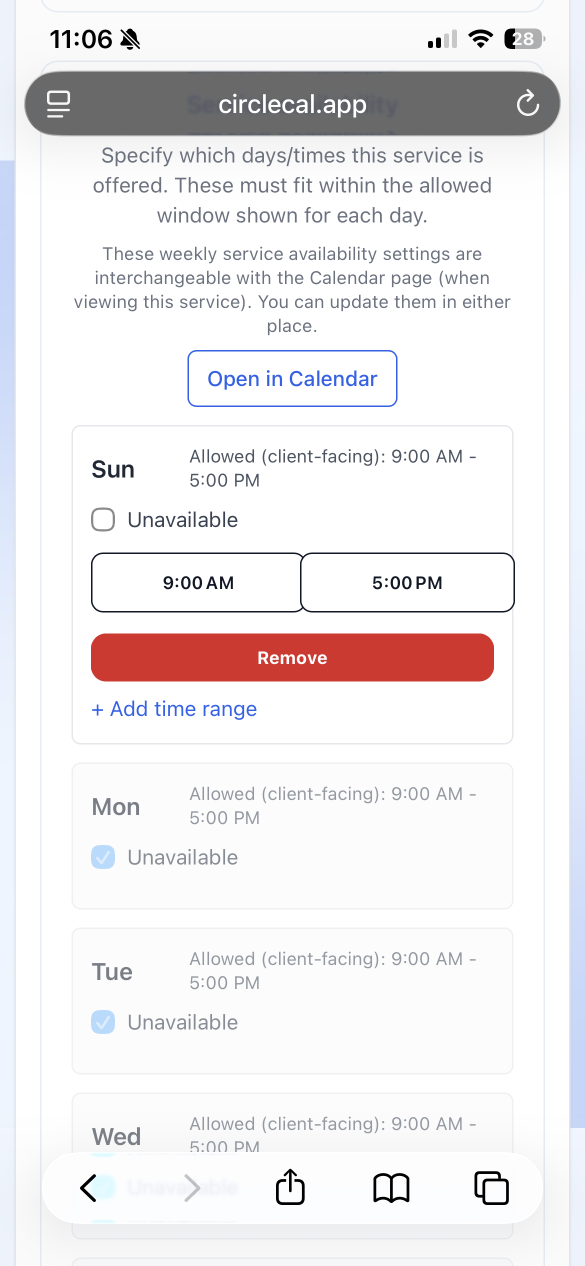
#> input picture circlecalproject/IMG_2549.PNG, 1170 x 2532 px (shown at 1/2 size)
$ python generate_play_feature_graphic.py --in ../IMG_2549.PNG
#> lines starting #> are read from the running program, lines starting #| are printed output that depends on the picture
"""Generate a Google Play Store feature graphic (1024x500) from the app icon.

Google Play requirements (high level):
- 1024 x 500 px
- PNG or JPG
- No transparency (no alpha channel)

This script creates a simple, compliant graphic: white background with the icon
centered and scaled to fit.

Usage:
  D:/CircleCal/.venv/Scripts/python.exe circlecalproject/scripts/generate_play_feature_graphic.py

Optional:
  --in  <path>   Input icon path (default: mobile/assets/appicon.png)
  --out <path>   Output path (default: mobile/assets/google-play-feature-graphic-1024x500.png)
  --bg  <hex>    Background color (default: FFFFFF)
  --margin <px>  Margin around the icon (default: 60)
"""

from __future__ import annotations

import argparse
import os
from pathlib import Path

from PIL import Image


DEFAULT_IN = Path("mobile/assets/appicon.png")
DEFAULT_OUT = Path("mobile/assets/google-play-feature-graphic-1024x500.png")


def _parse_hex_color(value: str) -> tuple[int, int, int]:
    v = value.strip().lstrip("#")
    if len(v) != 6:
        raise ValueError("bg must be a 6-digit hex color, e.g. FFFFFF")
    r = int(v[0:2], 16)
    g = int(v[2:4], 16)
    b = int(v[4:6], 16)
    return r, g, b


def _load_icon(path: Path) -> Image.Image:
    im = Image.open(path)
#> im is the input picture: PIL image 1170x2532 RGB; mean R, G, B 238.1, 235.3, 236.9

    # Some PNGs are palette-based (mode "P"); normalize early.
    if im.mode in {"P", "LA", "RGBA"}:
        im = im.convert("RGBA")
    else:
        im = im.convert("RGB")

    # If the icon has alpha, composite it on white so output has no transparency.
    if im.mode == "RGBA":
        bg = Image.new("RGBA", im.size, (255, 255, 255, 255))
        bg.alpha_composite(im)
        im = bg.convert("RGB")

    return im


def generate_feature_graphic(
    icon: Image.Image, out_path: Path, bg_rgb: tuple[int, int, int], margin: int
) -> None:
#> called with bg_rgb = (255, 255, 255), margin = 60
    canvas_w, canvas_h = 1024, 500

    if margin < 0 or margin >= min(canvas_w, canvas_h) // 2:
        raise ValueError("margin is out of range")

    target_w = canvas_w - 2 * margin
    target_h = canvas_h - 2 * margin

    # Scale icon to fit in the target box (preserve aspect ratio).
    scale = min(target_w / icon.width, target_h / icon.height)
#> scale = 0.15
    new_size = (max(1, int(icon.width * scale)), max(1, int(icon.height * scale)))
#> new_size = (175, 380)
    icon_resized = icon.resize(new_size, Image.LANCZOS)
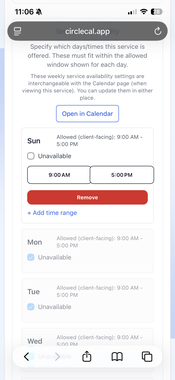
#> icon_resized: PIL image 175x380 RGB; mean R, G, B 237.7, 234.9, 236.5

    canvas = Image.new("RGB", (canvas_w, canvas_h), bg_rgb)
#> canvas: PIL image 1024x500 RGB; every value is 255
    x = (canvas_w - icon_resized.width) // 2
#> x = 424
    y = (canvas_h - icon_resized.height) // 2
#> y = 60
    canvas.paste(icon_resized, (x, y))
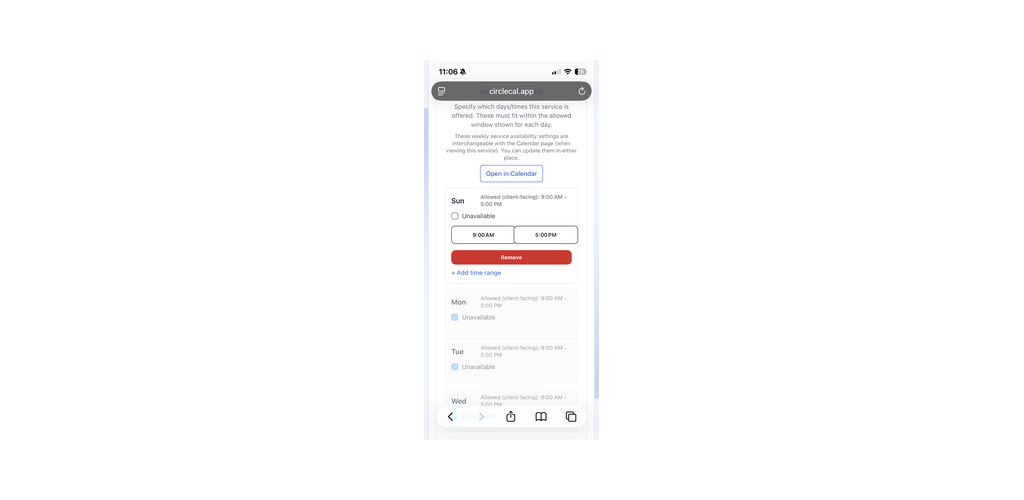
#> canvas: PIL image 1024x500 RGB; mean R, G, B 252.8, 252.4, 252.6

    out_path.parent.mkdir(parents=True, exist_ok=True)
    canvas.save(out_path, format="PNG", optimize=True)


def main() -> int:
    parser = argparse.ArgumentParser()
    parser.add_argument("--in", dest="in_path", default=str(DEFAULT_IN))
    parser.add_argument("--out", dest="out_path", default=str(DEFAULT_OUT))
    parser.add_argument("--bg", dest="bg", default="FFFFFF")
    parser.add_argument("--margin", dest="margin", type=int, default=60)
    args = parser.parse_args()

    in_path = Path(args.in_path)
    out_path = Path(args.out_path)

    if not in_path.exists():
        raise FileNotFoundError(f"Input icon not found: {in_path}")

    # Run relative to repo root regardless of invocation cwd.
    # If invoked from elsewhere, try to resolve relative paths from the repo root.
    # (We detect repo root as the parent containing 'circlecalproject' folder.)
    cwd = Path.cwd()
    if not in_path.is_absolute() and not in_path.exists():
        pass

    bg_rgb = _parse_hex_color(args.bg)
    icon = _load_icon(in_path)

    generate_feature_graphic(icon, out_path, bg_rgb=bg_rgb, margin=args.margin)

    size_bytes = os.path.getsize(out_path)
    print(f"Wrote {out_path} ({size_bytes/1024:.1f} KiB)")
    return 0


if __name__ == "__main__":
    raise SystemExit(main())
#> (the program exits here)
